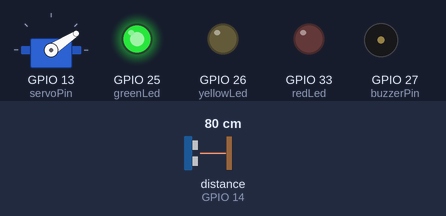
Simulated run of this sketch. Board: ESP32. On the bench: servo, output pins drawn as LEDs (lit = HIGH), buzzer (waves = sounding, pin HIGH). Wiring (inferred from the names in the program): ultrasonic range finder: trigger GPIO 12; echo GPIO 14. The inputs (shaded band) are chosen by the test bench; at power-on: distance to the obstacle (sensor on GPIO 14) 80 cm. The echo pulse lasts 58.3 µs per cm; WiFi joins after 1.5 s; servers stay silent unless stated; pins used as bus, display or sensor lines are not drawn; what the sketch prints to the serial monitor is not drawn.

Above: at 3.0 s.
3.1 s: distance to the obstacle (sensor on GPIO 14) set to 2 cm
At 3.54 s:
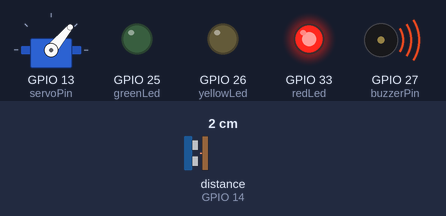
6.1 s: distance to the obstacle (sensor on GPIO 14) set to 250 cm
At 8.22 s:
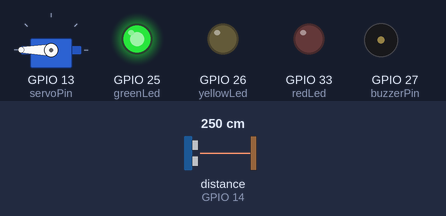
9.1 s: distance to the obstacle (sensor on GPIO 14) set to 18 cm
At 9.56 s:
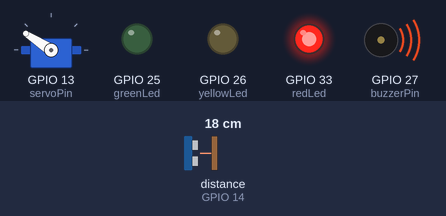
12.1 s: distance to the obstacle (sensor on GPIO 14) set to 20 cm
15.1 s: distance to the obstacle (sensor on GPIO 14) set to 24 cm
At 15.39 s:
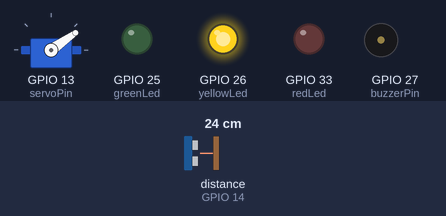
18.1 s: distance to the obstacle (sensor on GPIO 14) set to 4 cm
At 18.28 s:
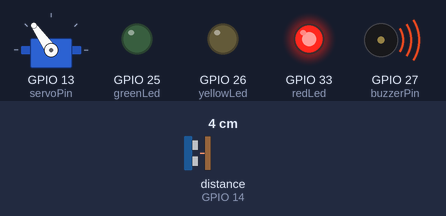
Timing chart, 0 to 22.1 s (numbered marks = the images above; inputs shaded):
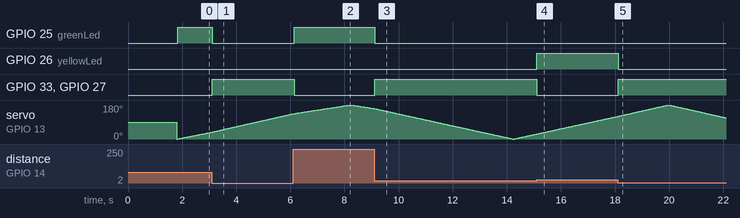

The sketch:

radar.ino
```cpp
#define BLYNK_TEMPLATE_ID "TMPL3Xer1uMPh"
#define BLYNK_TEMPLATE_NAME "RADAR"
#define BLYNK_AUTH_TOKEN "wV6ZqTL92aJOw8kkexGgv9DovyqsLVVx"

#include <WiFi.h>
#include <WiFiClient.h>
#include <BlynkSimpleEsp32.h>
#include <ESP32Servo.h>

char ssid[] = "OnePlus Nord CE 3 Lite 5G";
char pass[] = "Akanksh31";

const int trigPin = 12;
const int echoPin = 14;
const int servoPin = 13;

const int buzzerPin = 27;

const int greenLed = 25;
const int yellowLed = 26;
const int redLed = 33;

long duration;

int distance;

int notificationSent = 0;

Servo myServo;

void setup() {

	pinMode(trigPin, OUTPUT);

	pinMode(echoPin, INPUT);

	pinMode(buzzerPin, OUTPUT);

	pinMode(greenLed, OUTPUT);

	pinMode(yellowLed, OUTPUT);

	pinMode(redLed, OUTPUT);

	Serial.begin(115200);

	Blynk.begin(BLYNK_AUTH_TOKEN, ssid, pass);

	myServo.setPeriodHertz(50);

	myServo.attach(servoPin, 500, 2400);
}

void loop() {

	int i;

	Blynk.run();

	for(i = 0; i <= 180; i++) {

		Blynk.run();

		myServo.write(i);

		delay(30);

		distance = calculateDistance();

		checkIndicators(distance);

		sendData(i, distance);
	}

	for(i = 180; i >= 0; i--) {

		Blynk.run();

		myServo.write(i);

		delay(30);

		distance = calculateDistance();

		checkIndicators(distance);

		sendData(i, distance);
	}
}

int calculateDistance() {

	digitalWrite(trigPin, LOW);

	delayMicroseconds(2);

	digitalWrite(trigPin, HIGH);

	delayMicroseconds(10);

	digitalWrite(trigPin, LOW);

	duration = pulseIn(echoPin, HIGH, 30000);

	if(duration == 0) {

		return 400;
	}

	distance = duration * 0.034 / 2;

	return distance;
}

void checkIndicators(int dist) {

	if(dist >= 0 && dist <= 20) {

		digitalWrite(redLed, HIGH);

		digitalWrite(yellowLed, LOW);

		digitalWrite(greenLed, LOW);

		digitalWrite(buzzerPin, HIGH);

		if(notificationSent == 0) {

			Blynk.logEvent("obstacle_alert");

			notificationSent = 1;
		}
	}

	else if(dist > 20 && dist <= 40) {

		digitalWrite(redLed, LOW);

		digitalWrite(yellowLed, HIGH);

		digitalWrite(greenLed, LOW);

		digitalWrite(buzzerPin, LOW);

		notificationSent = 0;
	}

	else {

		digitalWrite(redLed, LOW);

		digitalWrite(yellowLed, LOW);

		digitalWrite(greenLed, HIGH);

		digitalWrite(buzzerPin, LOW);

		notificationSent = 0;
	}
}

void sendData(int angle, int dist) {

	Serial.print(angle);

	Serial.print(",");

	Serial.print(dist);

	Serial.print(".");
}
```

Measured:
- the behaviour switches between 21 and 22 cm on distance to the obstacle (sensor on GPIO 14) (found by bisection; images 3 and 4)
- after the input at 3.1 s, GPIO 25 (greenLed): HIGH → LOW at once; GPIO 33 (redLed), GPIO 27 (buzzerPin): LOW → HIGH at once
- after the input at 6.1 s, GPIO 25 (greenLed): LOW → HIGH at once; GPIO 33 (redLed), GPIO 27 (buzzerPin): HIGH → LOW at once
- after the input at 9.1 s, GPIO 25 (greenLed): HIGH → LOW at once; GPIO 33 (redLed), GPIO 27 (buzzerPin): LOW → HIGH at once
- after the input at 15.1 s, GPIO 26 (yellowLed): LOW → HIGH at once; GPIO 33 (redLed), GPIO 27 (buzzerPin): HIGH → LOW at once
- after the input at 18.1 s, GPIO 26 (yellowLed): HIGH → LOW at once; GPIO 33 (redLed), GPIO 27 (buzzerPin): LOW → HIGH at once
- by itself, servo on GPIO 13 (servoPin): rises from 120° to 180° in 1.8 s, then falls to 112° in 2.1 s
